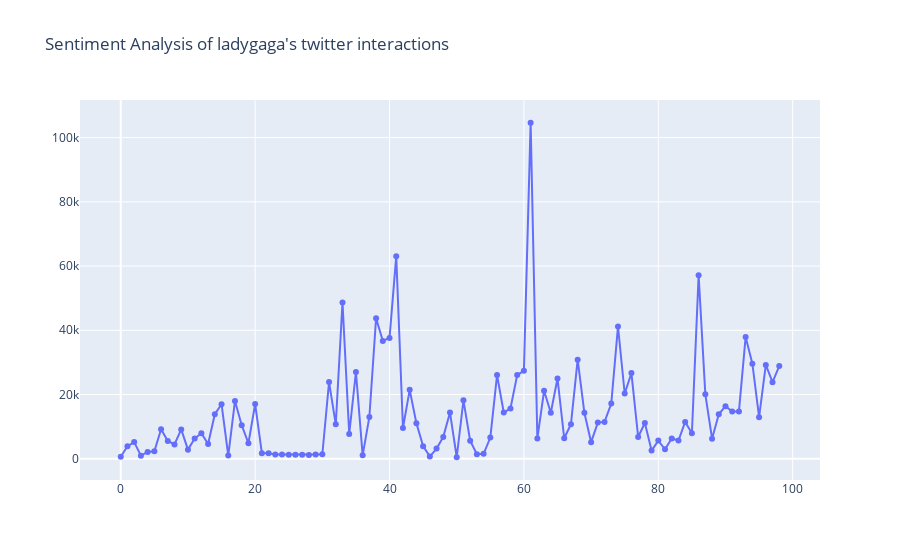

Write notebook code for a chart like this one.
### Code cell
fig = go.Figure(data=go.Scatter(y=data['retweets'],
                                mode='lines+markers',
                                #marker_color=df['sentiment'],
                                text=data['time'])) # hover text goes here


fig.update_layout(title=f"Sentiment Analysis of {user}'s twitter interactions")
fig.show()
